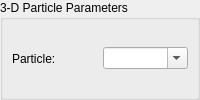
<?xml version="1.0" encoding="UTF-8"?>
<ui version="4.0">
 <class>ParticlePanelDrawable</class>
 <widget class="QWidget" name="ParticlePanelDrawable">
  <layout class="QVBoxLayout" name="rootLayout">
   <property name="leftMargin"><number>0</number></property>
   <property name="topMargin"><number>0</number></property>
   <property name="rightMargin"><number>0</number></property>
   <property name="bottomMargin"><number>0</number></property>
   <item>
    <widget class="QGroupBox" name="ParticleProperties">
     <property name="title">
      <string>3-D Particle Parameters</string>
     </property>
     <layout class="QHBoxLayout" name="boxLayout">
      <item>
       <widget class="QLabel" name="labelParticle"><property name="text"><string>Particle:</string></property></widget>
      </item>
      <item>
       <widget class="QComboBox" name="ParticleTypeDrawable">
        <property name="editable"><bool>true</bool></property>
       </widget>
      </item>
     </layout>
    </widget>
   </item>
  </layout>
 </widget>
 <resources/>
 <connections/>
</ui>
